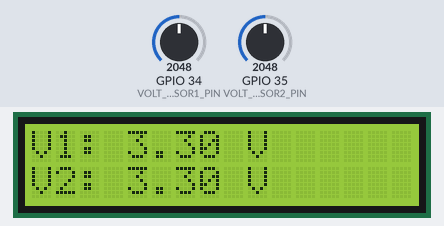
A sketch run on a simulated ESP32. Parts: 16×2 character LCD. The inputs (shaded band) are chosen by the test bench; at power-on: GPIO 34 (VOLT_SENSOR1_PIN) = 2048, GPIO 35 (VOLT_SENSOR2_PIN) = 2048. WiFi joins after 1.5 s; servers stay silent unless stated.

Above: at 3.0 s.
3.1 s: GPIO 34 (VOLT_SENSOR1_PIN) set to 2866
At 4.5 s:
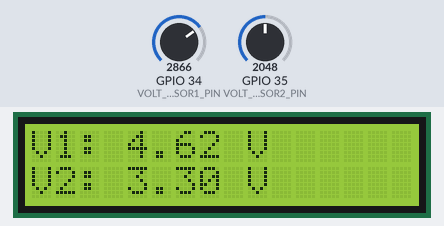
4.9 s: GPIO 35 (VOLT_SENSOR2_PIN) set to 2866
At 5.6 s:
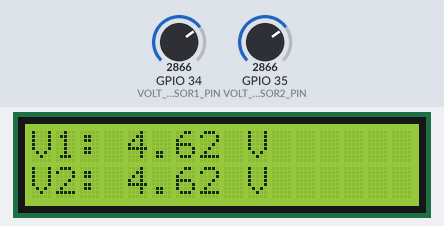
6.5 s: GPIO 34 (VOLT_SENSOR1_PIN) set to 3603
At 7.7 s:
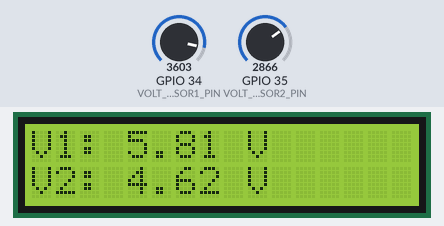
8.0 s: GPIO 35 (VOLT_SENSOR2_PIN) set to 3603
At 8.8 s:
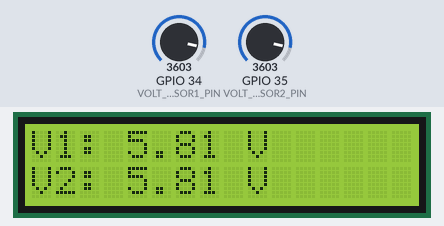
9.6 s: GPIO 34 (VOLT_SENSOR1_PIN) set to 4095
At 10.9 s:
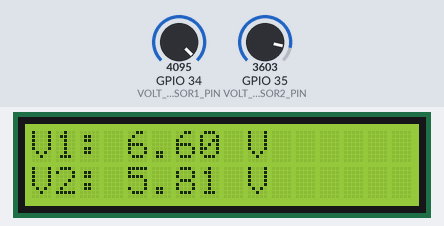
11.2 s: GPIO 35 (VOLT_SENSOR2_PIN) set to 4095
At 12.1 s:
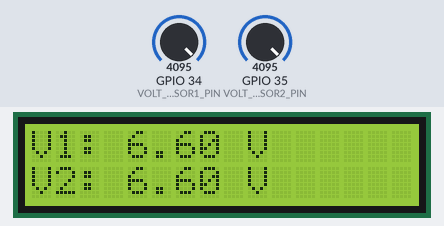
Timing chart, 0 to 13.7 s (numbered marks = the images above; inputs shaded):
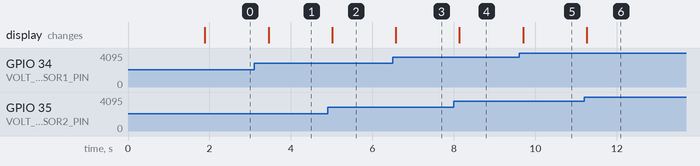

Measured:
- after the input at 3.1 s, the display: changes after 0.35 s (image 1)
- after the input at 4.9 s, the display: changes after 0.11 s (image 2)
- after the input at 6.5 s, the display: changes after 0.08 s (image 3)
- after the input at 8.0 s, the display: changes after 0.14 s (image 4)
- after the input at 9.6 s, the display: changes after 0.10 s (image 5)
- after the input at 11.2 s, the display: changes after 0.06 s (image 6)

The sketch:

voltage_piezo_code.ino
```cpp
#define BLYNK_TEMPLATE_ID "TMPL3q_9oN3uv"
#define BLYNK_TEMPLATE_NAME "Voltagemonitor"
#define BLYNK_AUTH_TOKEN "vee5xtz-06pMvuoWLrT8xVD1UfDskC_p"

#include <Wire.h>
#include <LiquidCrystal_I2C.h>
#include <BlynkSimpleEsp32.h>

// Voltage sensor pins
#define VOLT_SENSOR1_PIN 34
#define VOLT_SENSOR2_PIN 35

// Wi-Fi credentials
char ssid[] = "CMF";
char pass[] = "1234567890";

// Initialize I2C LCD
LiquidCrystal_I2C lcd(0x27, 16, 2);

void setup() {
  Serial.begin(115200);
  lcd.begin();
  lcd.backlight();

  Blynk.begin(BLYNK_AUTH_TOKEN, ssid, pass);
}

void loop() {
  Blynk.run();

  float voltage1 = analogRead(VOLT_SENSOR1_PIN) * (3.3 / 4095.0) * 2;
  float voltage2 = analogRead(VOLT_SENSOR2_PIN) * (3.3 / 4095.0) * 2;

  lcd.setCursor(0, 0);
  lcd.print("V1: ");
  lcd.print(voltage1, 2);
  lcd.print(" V");

  lcd.setCursor(0, 1);
  lcd.print("V2: ");
  lcd.print(voltage2, 2);
  lcd.print(" V");

  Blynk.virtualWrite(V1, voltage1);
  Blynk.virtualWrite(V2, voltage2);

  delay(500);
}
```
